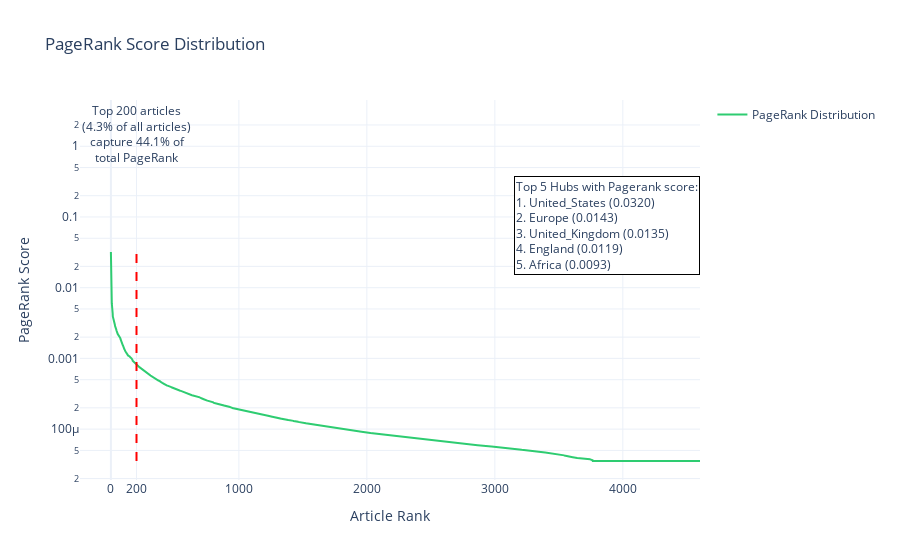

Notebook source saved alongside this figure:
### Code cell
from src.scripts.data_story.plots.hubs_distribution import create_pagerank_distribution_plot

create_pagerank_distribution_plot(graph_data)

### Figure 1 — Plotly figure (JSON) as saved in the notebook; plotly's stock layout.template omitted (floating-point values rounded to 4 significant figures; data arrays with more than 128 entries replaced by an {"elided": "..."} marker saying what was removed)
{"data": [{"line": {"color": "#2ecc71"}, "name": "PageRank Distribution", "type": "scatter", "x": {"elided": "4604 int values"}, "y": {"elided": "4604 float values"}}, {"line": {"color": "red", "dash": "dash", "width": 2}, "mode": "lines", "showlegend": false, "type": "scatter", "x": [200, 200], "y": [3.541e-05, 0.03201]}], "layout": {"annotations": [{"align": "left", "bgcolor": "white", "bordercolor": "black", "borderwidth": 1, "showarrow": false, "text": "Top 5 Hubs with Pagerank score:<br>1. United_States (0.0320)<br>2. Europe (0.0143)<br>3. United_Kingdom (0.0135)<br>4. England (0.0119)<br>5. Africa (0.0093)", "x": 1, "xref": "paper", "y": 0.8, "yref": "paper"}, {"showarrow": false, "text": "Top 200 articles<br>(4.3% of all articles)<br>capture 44.1% of<br>total PageRank", "x": 200, "y": 0.03201, "yshift": 10}], "margin": {"r": 200}, "title": {"text": "PageRank Score Distribution"}, "xaxis": {"ticktext": ["0", "200", "1000", "2000", "3000", "4000"], "tickvals": [0, 200, 1000, 2000, 3000, 4000], "title": {"text": "Article Rank"}}, "yaxis": {"title": {"text": "PageRank Score"}, "type": "log"}}}
